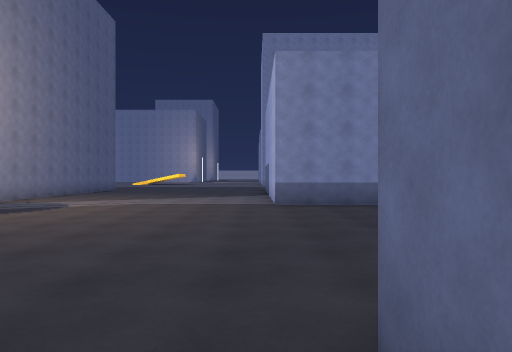
view 1 (above)

24 first-person views from a walk through a Unity game level. The camera is 1.5 m above the floor, looks level and sees 70° across. The floor is counted in squares, 2 m on a side. Each view is taken from the middle of a square. On the plan, view 1 faces up. The plan holds only what a view shows up to about 11 squares ahead; the rest is blank. The place goes on beyond the plan. The player is left out. Surface patterns are stand-ins for the level's own textures.

view 2
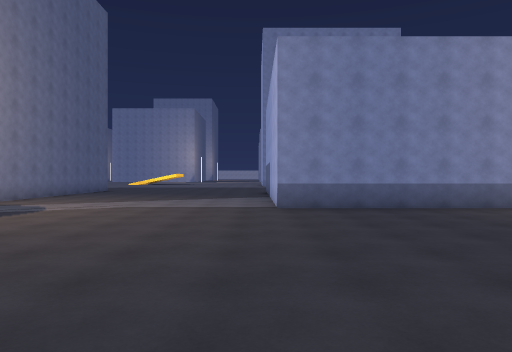

view 3
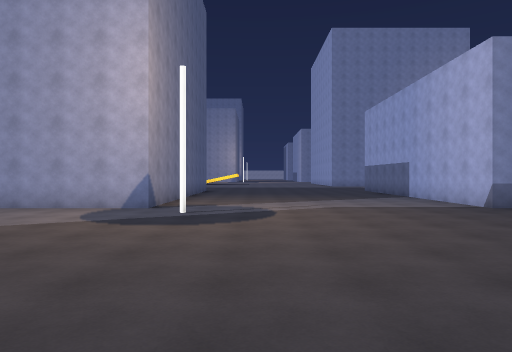

view 4
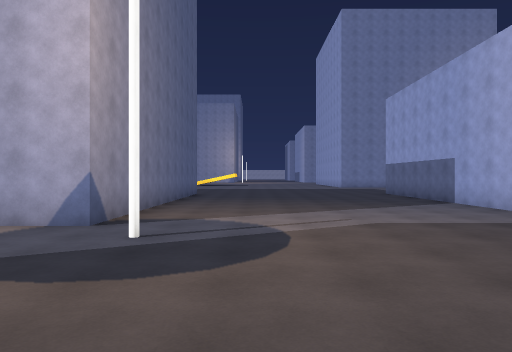

view 5
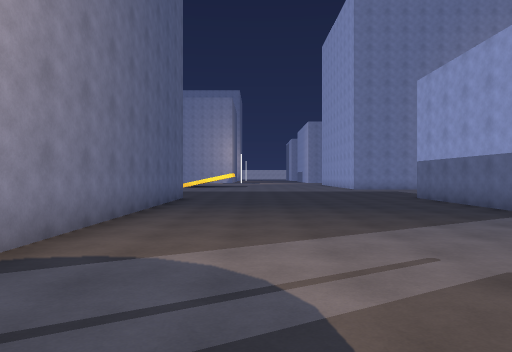

view 6
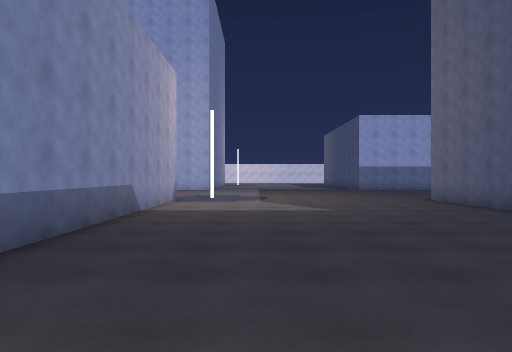

view 7
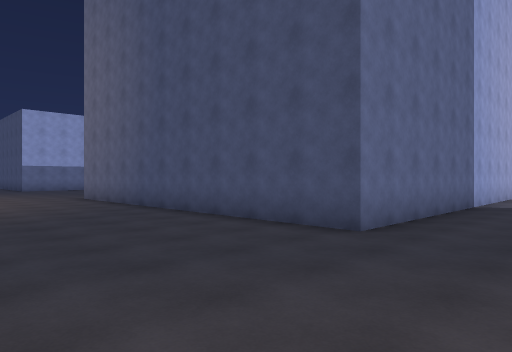

view 8
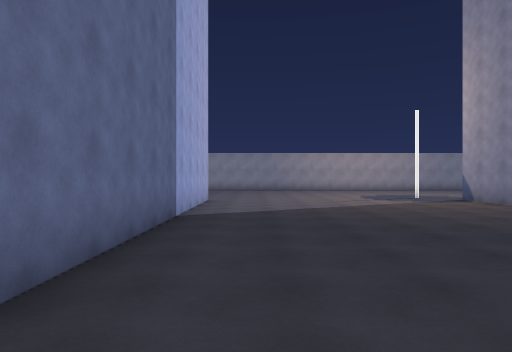

view 9
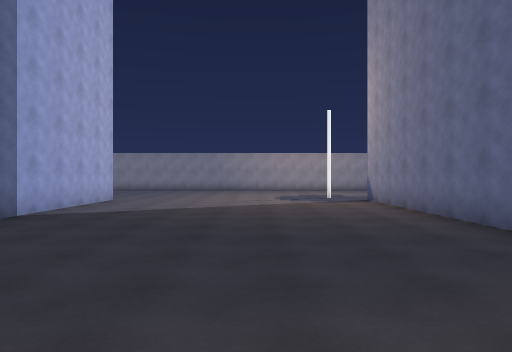

view 10
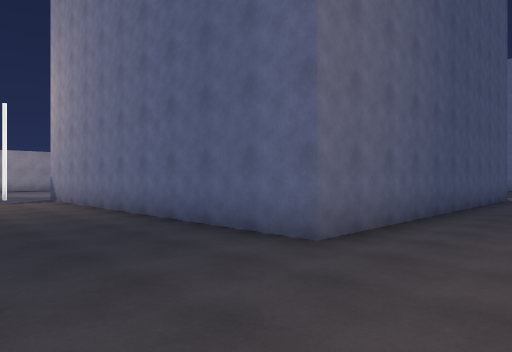

view 11
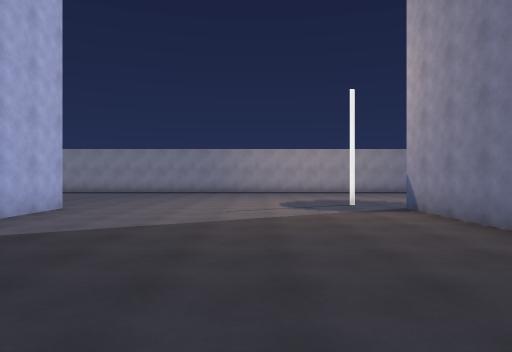

view 12
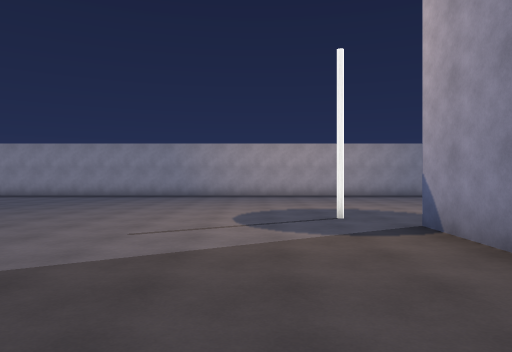

view 13
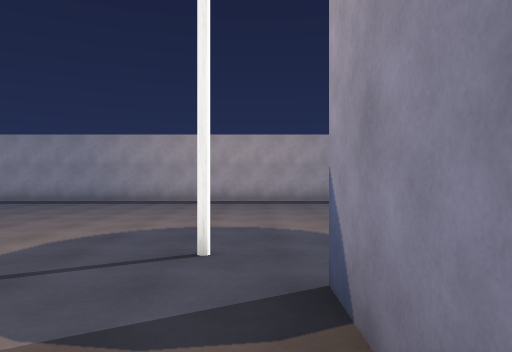

view 14
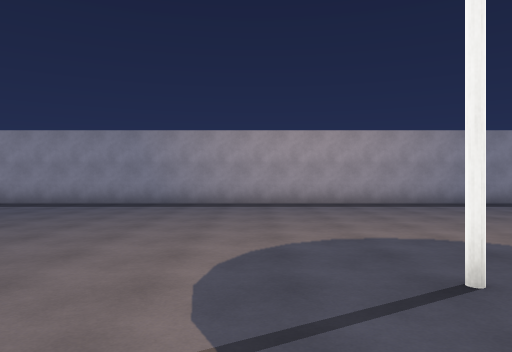

view 15
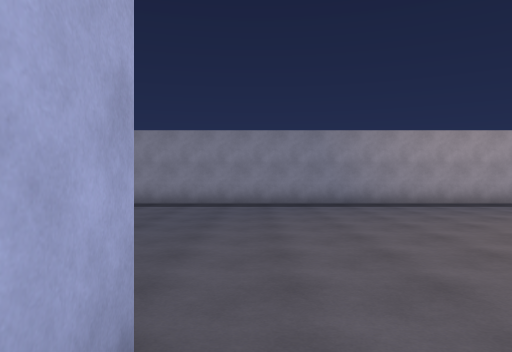

view 16
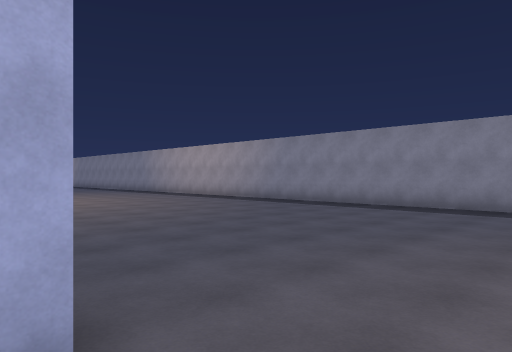

view 17
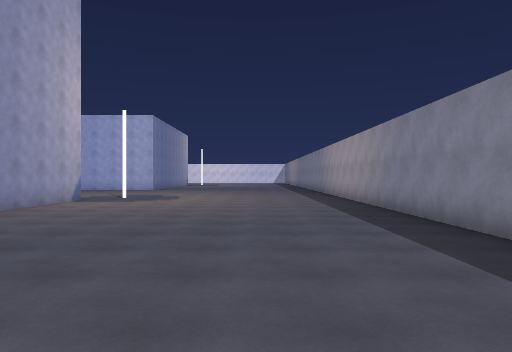

view 18
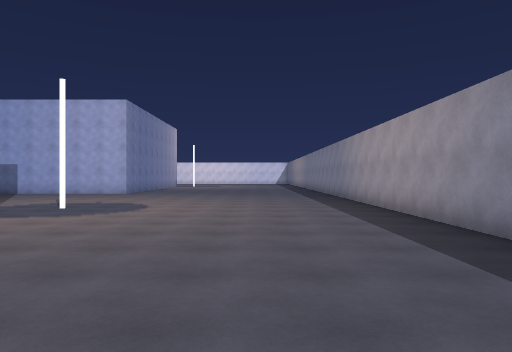

view 19
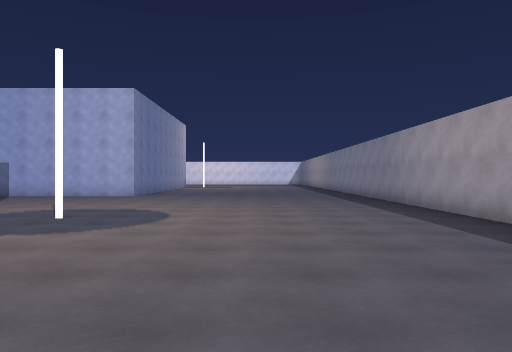

view 20
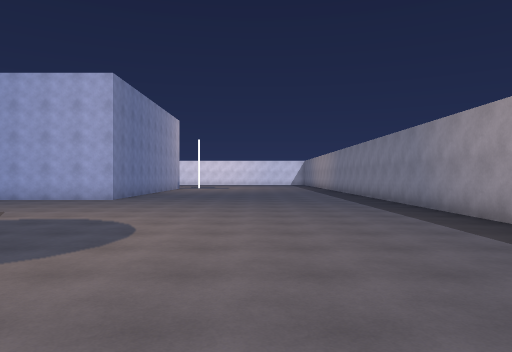

view 21
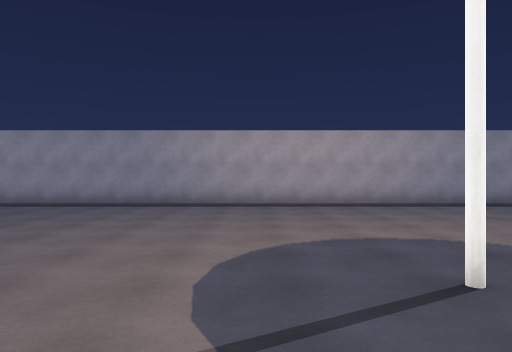

view 22
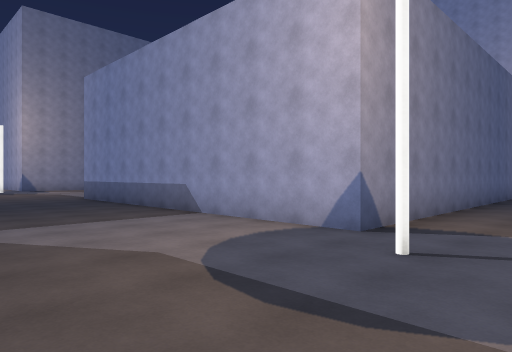

view 23
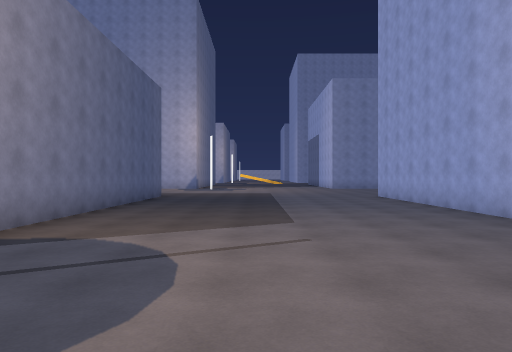

view 24
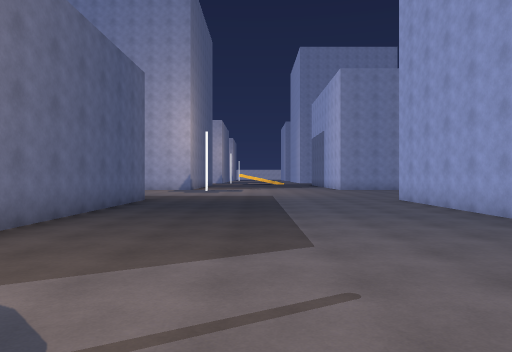

### Floor plan
Points are (right, up) in squares from view 1. A wall is a line through its corners. A room is listed if a view was taken in it or the views show most of it. See-through windows are left out.
Room 1 (views 1, 2, 3, 4, 5, 6, 7, 8, 9, 10, 11, 12, 13, 14, 15, 16, 17, 18, 19, 20, 21, 22, 23, 24)
walls: (0.5, -8.6) (0.5, 1.5) (10, 1.5); (10, -8.5) (6.8, -8.5); (-10.5, 1.5) (-7.5, 1.5) (-7.5, -8.5); (10.5, 19) (10.5, 9.5) (0.5, 9.5) (0.5, 18); (-7.5, 18) (-7.5, 9.5) (-10.5, 9.5); (-10.5, -17) (18.5, -17)

Positions as (right, up) in squares from view 1, and headings:
1: (0, 0), facing up
2: (0, 1), facing up
3: (-5, 1), facing up
4: (-5, 4), facing up
5: (-5, 7), facing up
6: (-1, 7), facing right
7: (-2, 6), facing down-right
8: (-1, 3), facing down
9: (-4, 3), facing down
10: (-4, 4), facing down-left
11: (-4, 0), facing down
12: (-5, -3), facing down
13: (-7, -6), facing down
14: (-5, -7), facing down
15: (0, -7), facing down
16: (-1, -8), facing down-right
17: (-1, -14), facing right
18: (3, -14), facing right
19: (5, -13), facing right
20: (7, -13), facing right
21: (13, -7), facing down
22: (13, 5), facing up-left
23: (14, 6), facing up
24: (14, 8), facing up
